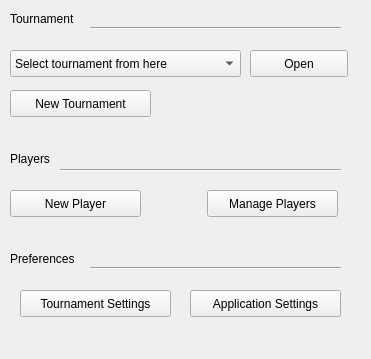
<?xml version="1.0" encoding="UTF-8"?>
<ui version="4.0">
 <class>StartView</class>
 <widget class="QWidget" name="StartView">
  <property name="geometry">
   <rect>
    <x>0</x>
    <y>0</y>
    <width>371</width>
    <height>359</height>
   </rect>
  </property>
  <property name="windowTitle">
   <string>Tourney Keeper</string>
  </property>
  <widget class="QPushButton" name="buttonNewTournament">
   <property name="geometry">
    <rect>
     <x>10</x>
     <y>90</y>
     <width>141</width>
     <height>27</height>
    </rect>
   </property>
   <property name="text">
    <string>New Tournament</string>
   </property>
  </widget>
  <widget class="QLabel" name="playersLabel">
   <property name="geometry">
    <rect>
     <x>10</x>
     <y>150</y>
     <width>66</width>
     <height>17</height>
    </rect>
   </property>
   <property name="text">
    <string>Players</string>
   </property>
  </widget>
  <widget class="QLabel" name="label">
   <property name="geometry">
    <rect>
     <x>10</x>
     <y>10</y>
     <width>91</width>
     <height>17</height>
    </rect>
   </property>
   <property name="text">
    <string>Tournament</string>
   </property>
  </widget>
  <widget class="Line" name="line">
   <property name="geometry">
    <rect>
     <x>90</x>
     <y>20</y>
     <width>251</width>
     <height>16</height>
    </rect>
   </property>
   <property name="orientation">
    <enum>Qt::Horizontal</enum>
   </property>
  </widget>
  <widget class="Line" name="line_3">
   <property name="geometry">
    <rect>
     <x>90</x>
     <y>260</y>
     <width>251</width>
     <height>16</height>
    </rect>
   </property>
   <property name="orientation">
    <enum>Qt::Horizontal</enum>
   </property>
  </widget>
  <widget class="QPushButton" name="buttonTournamentSettings">
   <property name="geometry">
    <rect>
     <x>20</x>
     <y>290</y>
     <width>151</width>
     <height>27</height>
    </rect>
   </property>
   <property name="text">
    <string>Tournament Settings</string>
   </property>
  </widget>
  <widget class="QPushButton" name="buttonManagePlayers">
   <property name="geometry">
    <rect>
     <x>207</x>
     <y>190</y>
     <width>131</width>
     <height>27</height>
    </rect>
   </property>
   <property name="text">
    <string>Manage Players</string>
   </property>
  </widget>
  <widget class="QPushButton" name="buttonApplicationSettings">
   <property name="geometry">
    <rect>
     <x>190</x>
     <y>290</y>
     <width>151</width>
     <height>27</height>
    </rect>
   </property>
   <property name="text">
    <string>Application Settings</string>
   </property>
  </widget>
  <widget class="Line" name="line_2">
   <property name="geometry">
    <rect>
     <x>60</x>
     <y>160</y>
     <width>281</width>
     <height>21</height>
    </rect>
   </property>
   <property name="orientation">
    <enum>Qt::Horizontal</enum>
   </property>
  </widget>
  <widget class="QPushButton" name="buttonNewPlayer">
   <property name="geometry">
    <rect>
     <x>10</x>
     <y>190</y>
     <width>131</width>
     <height>27</height>
    </rect>
   </property>
   <property name="text">
    <string>New Player</string>
   </property>
  </widget>
  <widget class="QComboBox" name="comboboxTourneyPicker">
   <property name="geometry">
    <rect>
     <x>10</x>
     <y>50</y>
     <width>231</width>
     <height>27</height>
    </rect>
   </property>
   <property name="contextMenuPolicy">
    <enum>Qt::DefaultContextMenu</enum>
   </property>
   <property name="editable">
    <bool>false</bool>
   </property>
   <item>
    <property name="text">
     <string>Select tournament from here</string>
    </property>
   </item>
  </widget>
  <widget class="QPushButton" name="buttonOpenTourney">
   <property name="geometry">
    <rect>
     <x>250</x>
     <y>50</y>
     <width>98</width>
     <height>27</height>
    </rect>
   </property>
   <property name="text">
    <string>Open</string>
   </property>
  </widget>
  <widget class="QLabel" name="prefrencesLabel">
   <property name="geometry">
    <rect>
     <x>10</x>
     <y>250</y>
     <width>91</width>
     <height>17</height>
    </rect>
   </property>
   <property name="text">
    <string>Preferences</string>
   </property>
  </widget>
 </widget>
 <resources/>
 <connections/>
</ui>
